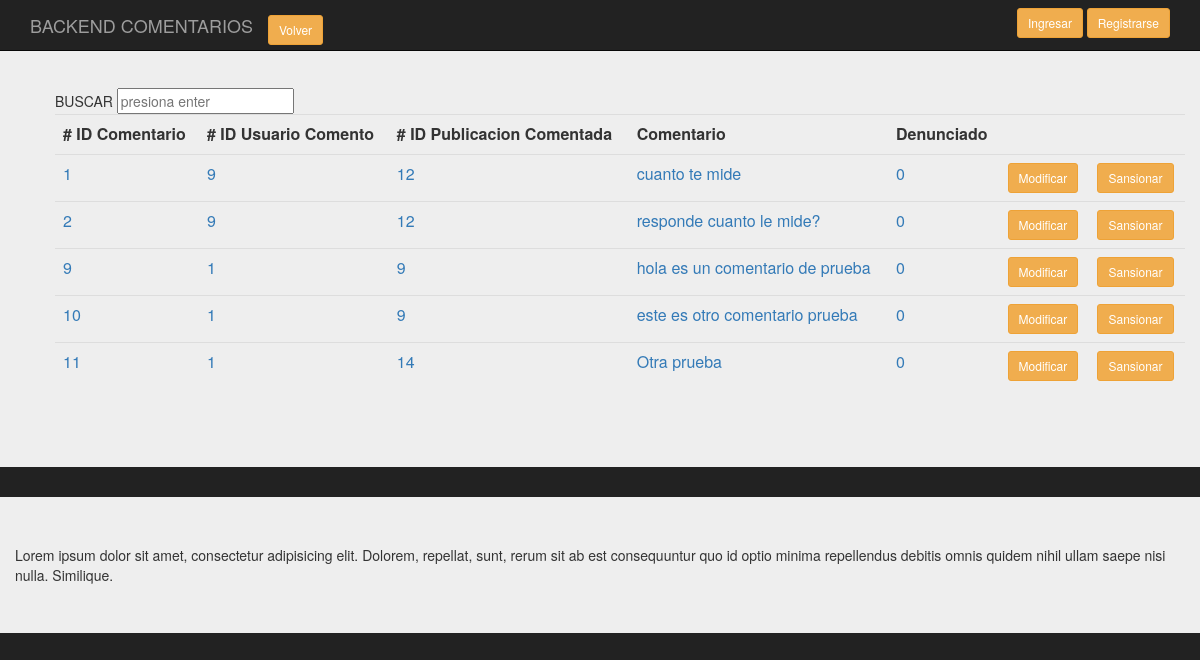
The app's page /backend/Presentacion/BackComenta.php, older data.
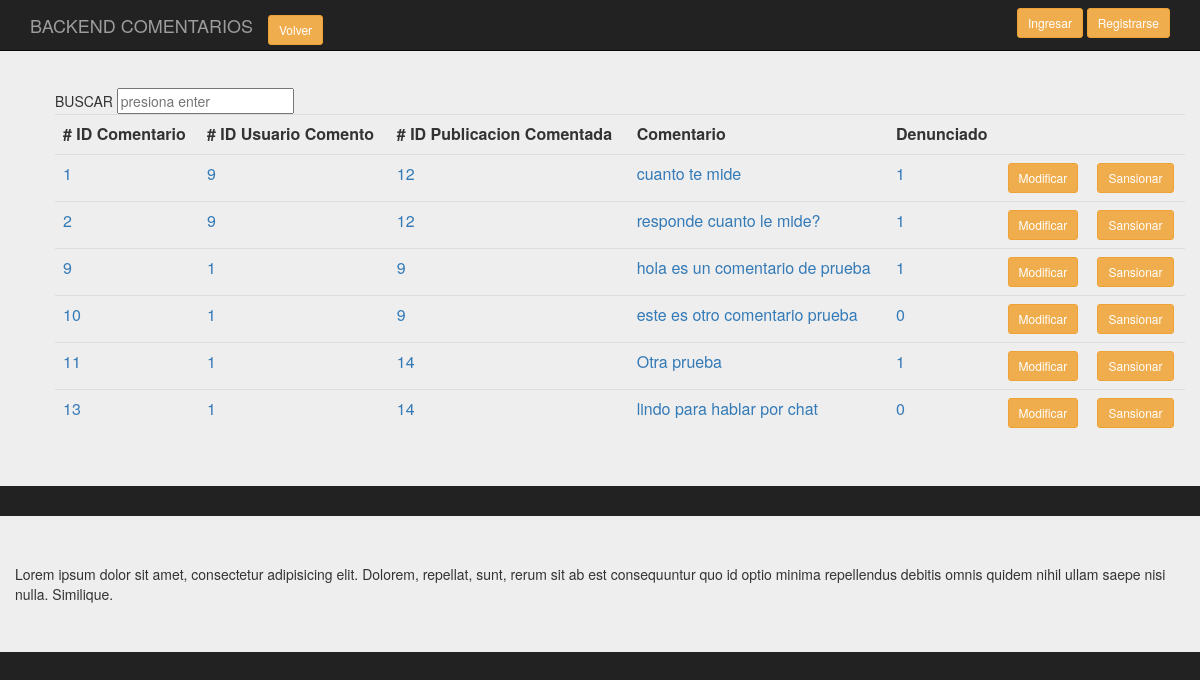
The same page, newer data.
### tables this page shows
CREATE TABLE `comenta` (
  `id_comen` int(11) NOT NULL,
  `id_usucom` int(11) NOT NULL,
  `id_pubcom` int(11) NOT NULL,
  `comentario` varchar(200) DEFAULT NULL,
  `denunciado_com` tinyint(1) NOT NULL,
  `responde_com` varchar(400) NOT NULL
);

### backend/clases/Comenta.class.php (called while the page is built, shortened)
<?php
require_once('../persistencia/PersistenciaComenta.class.php');
class Comenta
{
    public function consultaTodos($conex)
    {
      $pu=new PersistenciaComenta;
      $datos= $pu->consTodos($conex);
      return $datos;
    }
}
?>

### backend/persistencia/PersistenciaComenta.class.php (called while the page is built, shortened)
<?php
class PersistenciaComenta
{
   public function consTodos( $conex)
   {
        $sql = "select * from comenta";
        $result = $conex->prepare($sql);
		$result->execute();
		$resultados=$result->fetchAll();
       return $resultados;
    }
 }
?>

### backend/Presentacion/BackComenta.php (the view, shortened to what this page needs)
<?php
require_once('../clases/Comenta.class.php');
?>
<!doctype html>
<html lang="en">
<head>
<link rel="stylesheet" href="https://maxcdn.bootstrapcdn.com/bootstrap/3.3.7/css/bootstrap.min.css">
<link rel="stylesheet" href="../css/estilos.css">
	</head>
<body>
		<div class="container">
			<nav class="navbar navbar-inverse navbar-fixed-top">
				  <div class="container">
					<div class="navbar-header">
					  <a class="navbar-brand" href="#">BACKEND COMENTARIOS</a>
					  <div class="navbar-brand">
						<a href="index.php" class="btn btn-warning btn-sm">Volver</a>
					  </div>
					</div>
					<div id="navbar" class="navbar-collapse collapse">
					  <form class="navbar-form navbar-right">
						<a href="singin.php" class="btn btn-warning btn-sm">Ingresar</a>
						<a href="Login.php" class="btn btn-warning btn-sm">Registrarse</a>
					  </form>
					</div>
				  </div>
			</nav>
		</div>
		<div class="jumbotron">
			<div class="container-fluid">
				<section class="main row">
					<div class="col-md-12">
					<ol class="pre-scrollable">
										<table class="table">
																<form class="forma-busqueda cf" action="/search.php" method="post">
																	<input name="keywords" id="search_box" type="text" placeholder="presiona enter" >
																</form>
													<tr>
														<th># ID Comentario</th>
														<th># ID Usuario Comento</th>
														<th># ID Publicacion Comentada</th>
														<th>Comentario</th>
														<th>Denunciado</th>
														<th></th>
														<th></th>
													</tr>
												<?php
													$conex = conectar();
													$d = new Comenta();
													$datos_d=$d->consultaTodos($conex);
													$cuenta=count($datos_d);
												?>
												<?php
												for ($i=0;$i<$cuenta;$i++)
												{
												?>
													<tr>
															<td><a value="<?php echo $datos_d[$i][0]?>"  ><?php echo $datos_d[$i][0]?></a></td>
															<td><a value="<?php echo $datos_d[$i][0]?>"  ><?php echo $datos_d[$i][1]?></a></td>
															<td><a value="<?php echo $datos_d[$i][0]?>"  ><?php echo $datos_d[$i][2]?></a></td>
															<td><a value="<?php echo $datos_d[$i][0]?>"  ><?php echo $datos_d[$i][3]?></a></td>
															<td><a value="<?php echo $datos_d[$i][0]?>"  ><?php echo $datos_d[$i][4]?></a></td>
															<td><a href="singin.php" class="btn btn-warning btn-sm">Modificar</a></td>
															<td><a href="Login.php" class="btn btn-warning btn-sm">Sansionar</a></td>
													</tr>
												<?php
												}
												?>
										</table>
					</ol>
					</div>
				</section>
			</div>
		</div>
		<div class="jumbotron">
		<div class="container">
			<div class="row">
			Lorem ipsum dolor sit amet, consectetur adipisicing elit. Dolorem, repellat, sunt, rerum sit ab est consequuntur quo id optio minima repellendus debitis omnis quidem nihil ullam saepe nisi nulla. Similique.
		</div>
		</div>
</body>
</html>

### backend/Css/estilos.css (style rules this page uses)
body { padding-top: 40px; padding-bottom: 40px; background-color: #222; }
.forma-busqueda { margin-left: -2px; }

Row changes from the older to the newer data that the page shows:
changed comenta "cuanto te mide": denunciado_com "0" → "1"
changed comenta "responde cuanto le mide?": denunciado_com "0" → "1"
changed comenta "hola es un comentario de prueba": denunciado_com "0" → "1"
changed comenta "Otra prueba": denunciado_com "0" → "1"
added comenta: id_comen "13", id_usucom "1", id_pubcom "14", comentario "lindo para hablar por chat", denunciado_com "0"
